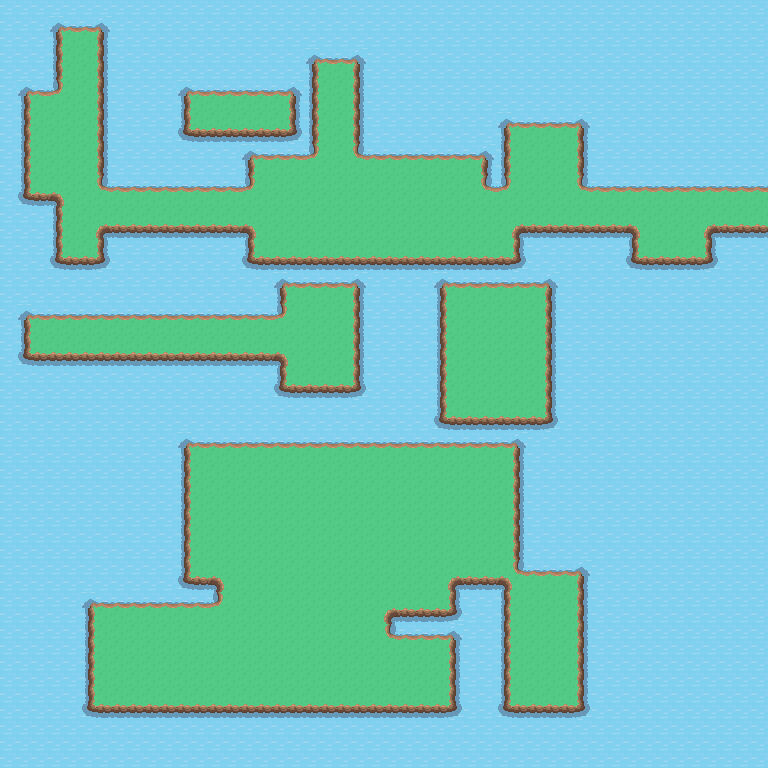

A 2D game scene composited from a Tiled map and its tileset images. What follows is a short description and the map's XML, with each tile layer's data collapsed to a summary:
An orthogonal 48x48 tile map with 16x16 px tiles, 3 tile layers (Base, Collision, Above).

<map version="1.0" orientation="orthogonal" width="48" height="48" tilewidth="16" tileheight="16"><properties><property name="PathSize" value="10" /></properties><properties><property name="EntranceMap" value="6" /></properties><properties><property name="ExitMap" value="3" /></properties><properties><property name="EntrancePos" value="5,20" /></properties><properties><property name="ExitPos" value="3,9" /></properties> <tileset firstgid="1" name="edited_tiles" tilewidth="16" tileheight="16">  <image source="edited_tiles.png" trans="ffffff" /> </tileset> <layer name="Base" width="48" height="48">  <data>[2304 cells, 2304 non-empty, 1 distinct tile ids]</data> </layer> <layer name="Collision" width="48" height="48">  <data>[2304 cells, 1624 non-empty, 13 distinct tile ids]</data> </layer> <layer name="Above" width="48" height="48">  <data>[2304 cells, 0 non-empty, 0 distinct tile ids]</data> </layer></map>
